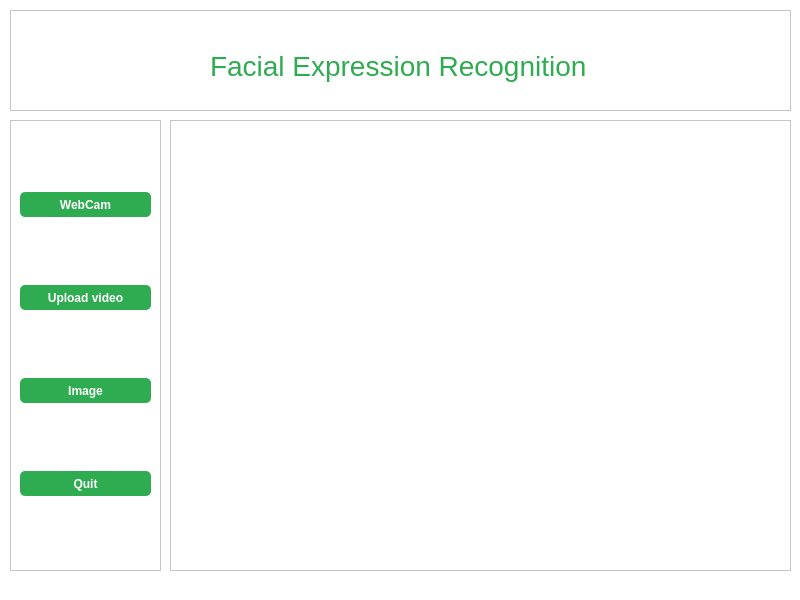
<?xml version="1.0" encoding="UTF-8"?>
<ui version="4.0">
 <class>MainWindow</class>
 <widget class="QMainWindow" name="MainWindow">
  <property name="geometry">
   <rect>
    <x>0</x>
    <y>0</y>
    <width>800</width>
    <height>600</height>
   </rect>
  </property>
  <property name="windowTitle">
   <string>MainWindow</string>
  </property>
  <property name="styleSheet">
   <string notr="true">background-color: rgb(255, 255, 255);</string>
  </property>
  <widget class="QWidget" name="centralwidget">
   <widget class="QFrame" name="frame">
    <property name="geometry">
     <rect>
      <x>10</x>
      <y>10</y>
      <width>781</width>
      <height>101</height>
     </rect>
    </property>
    <property name="styleSheet">
     <string notr="true"/>
    </property>
    <property name="frameShape">
     <enum>QFrame::StyledPanel</enum>
    </property>
    <property name="frameShadow">
     <enum>QFrame::Sunken</enum>
    </property>
    <widget class="QLabel" name="label">
     <property name="geometry">
      <rect>
       <x>200</x>
       <y>30</y>
       <width>431</width>
       <height>51</height>
      </rect>
     </property>
     <property name="styleSheet">
      <string notr="true">font: 11pt &quot;Sans&quot;;
font-size: 28px;
color:rgb(47, 172, 81);
</string>
     </property>
     <property name="text">
      <string>Facial Expression Recognition</string>
     </property>
    </widget>
   </widget>
   <widget class="QFrame" name="frame_2">
    <property name="geometry">
     <rect>
      <x>10</x>
      <y>120</y>
      <width>151</width>
      <height>451</height>
     </rect>
    </property>
    <property name="frameShape">
     <enum>QFrame::StyledPanel</enum>
    </property>
    <property name="frameShadow">
     <enum>QFrame::Raised</enum>
    </property>
    <layout class="QVBoxLayout" name="verticalLayout">
     <item>
      <widget class="QPushButton" name="pushButton">
       <property name="styleSheet">
        <string notr="true">background-color: rgb(47, 172, 81);
border-radius: 5px;
font-weight:bold;
color: rgb(255,255,255);
height:25px;
 border: none;
display: block;


</string>
       </property>
       <property name="text">
        <string>WebCam</string>
       </property>
      </widget>
     </item>
     <item>
      <widget class="QPushButton" name="pushButton_4">
       <property name="styleSheet">
        <string notr="true">background-color: rgb(47, 172, 81);
border-radius: 5px;
font-weight:bold;
color: rgb(255,255,255);
height:25px;
 border: none;
display: block;


</string>
       </property>
       <property name="text">
        <string>Upload video</string>
       </property>
      </widget>
     </item>
     <item>
      <widget class="QPushButton" name="pushButton_2">
       <property name="styleSheet">
        <string notr="true">background-color: rgb(47, 172, 81);
border-radius: 5px;
font-weight:bold;
color: rgb(255,255,255);
height:25px;
 border: none;
display: block;



</string>
       </property>
       <property name="text">
        <string>Image</string>
       </property>
      </widget>
     </item>
     <item>
      <widget class="QPushButton" name="quit">
       <property name="styleSheet">
        <string notr="true">background-color: rgb(47, 172, 81);
border-radius: 5px;
font-weight:bold;
color: rgb(255,255,255);
height:25px;
 border: none;
display: block;


</string>
       </property>
       <property name="text">
        <string>Quit</string>
       </property>
      </widget>
     </item>
    </layout>
   </widget>
   <widget class="QFrame" name="frame_3">
    <property name="geometry">
     <rect>
      <x>170</x>
      <y>120</y>
      <width>621</width>
      <height>451</height>
     </rect>
    </property>
    <property name="frameShape">
     <enum>QFrame::StyledPanel</enum>
    </property>
    <property name="frameShadow">
     <enum>QFrame::Raised</enum>
    </property>
   </widget>
  </widget>
  <widget class="QStatusBar" name="statusbar"/>
 </widget>
 <resources>
  <include location="test1.qrc"/>
 </resources>
 <connections/>
</ui>
